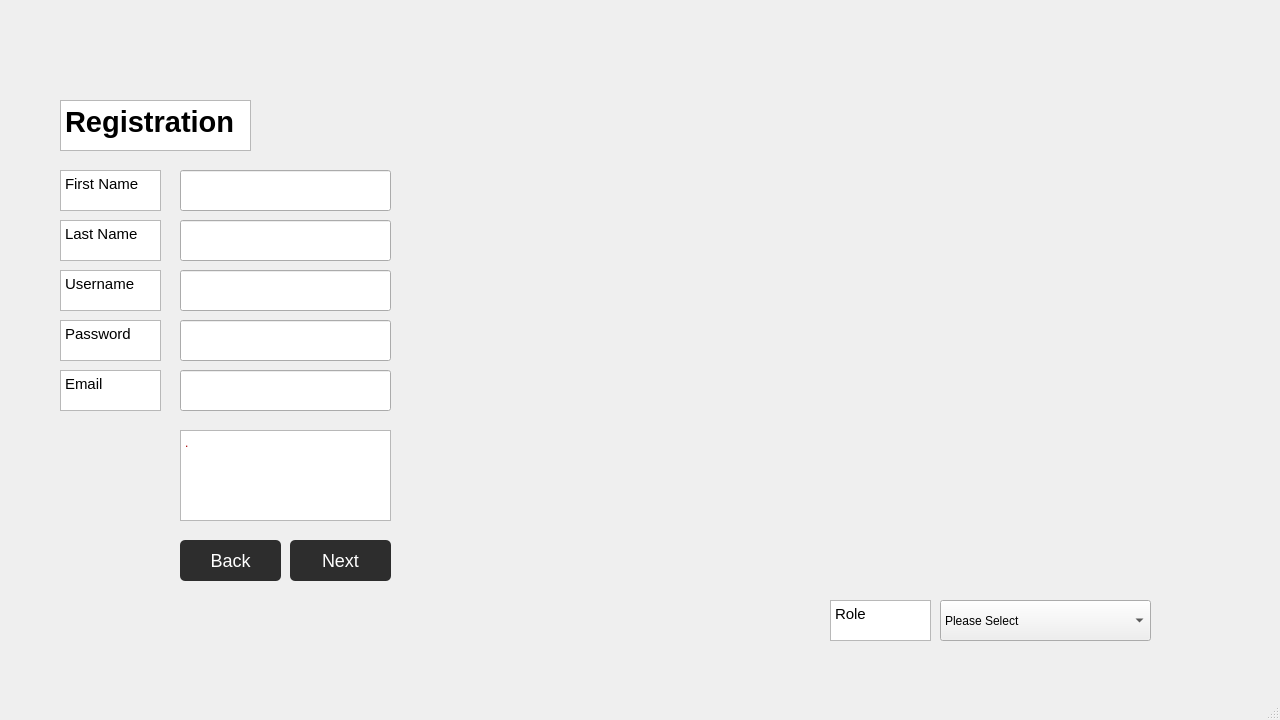
<?xml version="1.0" encoding="UTF-8"?>
<ui version="4.0">
 <class>registration_window</class>
 <widget class="QMainWindow" name="registration_window">
  <property name="geometry">
   <rect>
    <x>0</x>
    <y>0</y>
    <width>1280</width>
    <height>720</height>
   </rect>
  </property>
  <property name="minimumSize">
   <size>
    <width>1280</width>
    <height>720</height>
   </size>
  </property>
  <property name="maximumSize">
   <size>
    <width>1280</width>
    <height>720</height>
   </size>
  </property>
  <property name="windowTitle">
   <string>MainWindow</string>
  </property>
  <widget class="QWidget" name="centralwidget">
   <widget class="QTextBrowser" name="display_password">
    <property name="geometry">
     <rect>
      <x>60</x>
      <y>320</y>
      <width>101</width>
      <height>41</height>
     </rect>
    </property>
    <property name="html">
     <string>&lt;!DOCTYPE HTML PUBLIC &quot;-//W3C//DTD HTML 4.0//EN&quot; &quot;http://www.w3.org/TR/REC-html40/strict.dtd&quot;&gt;
&lt;html&gt;&lt;head&gt;&lt;meta name=&quot;qrichtext&quot; content=&quot;1&quot; /&gt;&lt;meta charset=&quot;utf-8&quot; /&gt;&lt;style type=&quot;text/css&quot;&gt;
p, li { white-space: pre-wrap; }
hr { height: 1px; border-width: 0; }
li.unchecked::marker { content: &quot;\2610&quot;; }
li.checked::marker { content: &quot;\2612&quot;; }
&lt;/style&gt;&lt;/head&gt;&lt;body style=&quot; font-family:'Segoe UI'; font-size:9pt; font-weight:400; font-style:normal;&quot;&gt;
&lt;p style=&quot; margin-top:0px; margin-bottom:0px; margin-left:0px; margin-right:0px; -qt-block-indent:0; text-indent:0px;&quot;&gt;&lt;span style=&quot; font-size:11pt;&quot;&gt;Password&lt;/span&gt;&lt;/p&gt;&lt;/body&gt;&lt;/html&gt;</string>
    </property>
   </widget>
   <widget class="QTextBrowser" name="display_registration">
    <property name="geometry">
     <rect>
      <x>60</x>
      <y>100</y>
      <width>191</width>
      <height>51</height>
     </rect>
    </property>
    <property name="html">
     <string>&lt;!DOCTYPE HTML PUBLIC &quot;-//W3C//DTD HTML 4.0//EN&quot; &quot;http://www.w3.org/TR/REC-html40/strict.dtd&quot;&gt;
&lt;html&gt;&lt;head&gt;&lt;meta name=&quot;qrichtext&quot; content=&quot;1&quot; /&gt;&lt;meta charset=&quot;utf-8&quot; /&gt;&lt;style type=&quot;text/css&quot;&gt;
p, li { white-space: pre-wrap; }
hr { height: 1px; border-width: 0; }
li.unchecked::marker { content: &quot;\2610&quot;; }
li.checked::marker { content: &quot;\2612&quot;; }
&lt;/style&gt;&lt;/head&gt;&lt;body style=&quot; font-family:'Segoe UI'; font-size:9pt; font-weight:400; font-style:normal;&quot;&gt;
&lt;p style=&quot; margin-top:0px; margin-bottom:0px; margin-left:0px; margin-right:0px; -qt-block-indent:0; text-indent:0px;&quot;&gt;&lt;span style=&quot; font-size:22pt; font-weight:700;&quot;&gt;Registration&lt;/span&gt;&lt;/p&gt;&lt;/body&gt;&lt;/html&gt;</string>
    </property>
   </widget>
   <widget class="QTextBrowser" name="display_email">
    <property name="geometry">
     <rect>
      <x>60</x>
      <y>370</y>
      <width>101</width>
      <height>41</height>
     </rect>
    </property>
    <property name="html">
     <string>&lt;!DOCTYPE HTML PUBLIC &quot;-//W3C//DTD HTML 4.0//EN&quot; &quot;http://www.w3.org/TR/REC-html40/strict.dtd&quot;&gt;
&lt;html&gt;&lt;head&gt;&lt;meta name=&quot;qrichtext&quot; content=&quot;1&quot; /&gt;&lt;meta charset=&quot;utf-8&quot; /&gt;&lt;style type=&quot;text/css&quot;&gt;
p, li { white-space: pre-wrap; }
hr { height: 1px; border-width: 0; }
li.unchecked::marker { content: &quot;\2610&quot;; }
li.checked::marker { content: &quot;\2612&quot;; }
&lt;/style&gt;&lt;/head&gt;&lt;body style=&quot; font-family:'Segoe UI'; font-size:9pt; font-weight:400; font-style:normal;&quot;&gt;
&lt;p style=&quot; margin-top:0px; margin-bottom:0px; margin-left:0px; margin-right:0px; -qt-block-indent:0; text-indent:0px;&quot;&gt;&lt;span style=&quot; font-size:11pt;&quot;&gt;Email&lt;/span&gt;&lt;/p&gt;&lt;/body&gt;&lt;/html&gt;</string>
    </property>
   </widget>
   <widget class="QTextBrowser" name="display_lastname">
    <property name="geometry">
     <rect>
      <x>60</x>
      <y>220</y>
      <width>101</width>
      <height>41</height>
     </rect>
    </property>
    <property name="html">
     <string>&lt;!DOCTYPE HTML PUBLIC &quot;-//W3C//DTD HTML 4.0//EN&quot; &quot;http://www.w3.org/TR/REC-html40/strict.dtd&quot;&gt;
&lt;html&gt;&lt;head&gt;&lt;meta name=&quot;qrichtext&quot; content=&quot;1&quot; /&gt;&lt;meta charset=&quot;utf-8&quot; /&gt;&lt;style type=&quot;text/css&quot;&gt;
p, li { white-space: pre-wrap; }
hr { height: 1px; border-width: 0; }
li.unchecked::marker { content: &quot;\2610&quot;; }
li.checked::marker { content: &quot;\2612&quot;; }
&lt;/style&gt;&lt;/head&gt;&lt;body style=&quot; font-family:'Segoe UI'; font-size:9pt; font-weight:400; font-style:normal;&quot;&gt;
&lt;p style=&quot; margin-top:0px; margin-bottom:0px; margin-left:0px; margin-right:0px; -qt-block-indent:0; text-indent:0px;&quot;&gt;&lt;span style=&quot; font-size:11pt;&quot;&gt;Last Name&lt;/span&gt;&lt;/p&gt;&lt;/body&gt;&lt;/html&gt;</string>
    </property>
   </widget>
   <widget class="QTextBrowser" name="display_firstname">
    <property name="geometry">
     <rect>
      <x>60</x>
      <y>170</y>
      <width>101</width>
      <height>41</height>
     </rect>
    </property>
    <property name="html">
     <string>&lt;!DOCTYPE HTML PUBLIC &quot;-//W3C//DTD HTML 4.0//EN&quot; &quot;http://www.w3.org/TR/REC-html40/strict.dtd&quot;&gt;
&lt;html&gt;&lt;head&gt;&lt;meta name=&quot;qrichtext&quot; content=&quot;1&quot; /&gt;&lt;meta charset=&quot;utf-8&quot; /&gt;&lt;style type=&quot;text/css&quot;&gt;
p, li { white-space: pre-wrap; }
hr { height: 1px; border-width: 0; }
li.unchecked::marker { content: &quot;\2610&quot;; }
li.checked::marker { content: &quot;\2612&quot;; }
&lt;/style&gt;&lt;/head&gt;&lt;body style=&quot; font-family:'Segoe UI'; font-size:9pt; font-weight:400; font-style:normal;&quot;&gt;
&lt;p style=&quot; margin-top:0px; margin-bottom:0px; margin-left:0px; margin-right:0px; -qt-block-indent:0; text-indent:0px;&quot;&gt;&lt;span style=&quot; font-size:11pt;&quot;&gt;First Name&lt;/span&gt;&lt;/p&gt;&lt;/body&gt;&lt;/html&gt;</string>
    </property>
   </widget>
   <widget class="QTextBrowser" name="display_username">
    <property name="geometry">
     <rect>
      <x>60</x>
      <y>270</y>
      <width>101</width>
      <height>41</height>
     </rect>
    </property>
    <property name="html">
     <string>&lt;!DOCTYPE HTML PUBLIC &quot;-//W3C//DTD HTML 4.0//EN&quot; &quot;http://www.w3.org/TR/REC-html40/strict.dtd&quot;&gt;
&lt;html&gt;&lt;head&gt;&lt;meta name=&quot;qrichtext&quot; content=&quot;1&quot; /&gt;&lt;meta charset=&quot;utf-8&quot; /&gt;&lt;style type=&quot;text/css&quot;&gt;
p, li { white-space: pre-wrap; }
hr { height: 1px; border-width: 0; }
li.unchecked::marker { content: &quot;\2610&quot;; }
li.checked::marker { content: &quot;\2612&quot;; }
&lt;/style&gt;&lt;/head&gt;&lt;body style=&quot; font-family:'Segoe UI'; font-size:9pt; font-weight:400; font-style:normal;&quot;&gt;
&lt;p style=&quot; margin-top:0px; margin-bottom:0px; margin-left:0px; margin-right:0px; -qt-block-indent:0; text-indent:0px;&quot;&gt;&lt;span style=&quot; font-size:11pt;&quot;&gt;Username&lt;/span&gt;&lt;/p&gt;&lt;/body&gt;&lt;/html&gt;</string>
    </property>
   </widget>
   <widget class="QLineEdit" name="input_firstname">
    <property name="geometry">
     <rect>
      <x>180</x>
      <y>170</y>
      <width>211</width>
      <height>41</height>
     </rect>
    </property>
    <property name="text">
     <string/>
    </property>
   </widget>
   <widget class="QLineEdit" name="input_lastname">
    <property name="geometry">
     <rect>
      <x>180</x>
      <y>220</y>
      <width>211</width>
      <height>41</height>
     </rect>
    </property>
   </widget>
   <widget class="QLineEdit" name="input_username">
    <property name="geometry">
     <rect>
      <x>180</x>
      <y>270</y>
      <width>211</width>
      <height>41</height>
     </rect>
    </property>
   </widget>
   <widget class="QLineEdit" name="input_password">
    <property name="geometry">
     <rect>
      <x>180</x>
      <y>320</y>
      <width>211</width>
      <height>41</height>
     </rect>
    </property>
   </widget>
   <widget class="QLineEdit" name="input_email">
    <property name="geometry">
     <rect>
      <x>180</x>
      <y>370</y>
      <width>211</width>
      <height>41</height>
     </rect>
    </property>
   </widget>
   <widget class="QPushButton" name="back">
    <property name="geometry">
     <rect>
      <x>180</x>
      <y>540</y>
      <width>101</width>
      <height>41</height>
     </rect>
    </property>
    <property name="styleSheet">
     <string notr="true">QPushButton {
    background-color: #2D2D2D; /* Dark grey background */
    color: white; /* White text */
    border-radius: 5px; /* Rounded corners */
    padding: 10px 20px; /* Padding around text */
    font-size: 18px; /* Font size */
    border: none; /* No border */
    text-align: center; /* Center text */
    text-decoration: none; /* No text decoration */
    display: inline-block; /* Display as inline-block */
    transition: all 0.3s; /* Smooth transition for hover effects */
    cursor: pointer; /* Show hand cursor on hover */
}

QPushButton:hover {
    background-color: #3A3A3A; /* Slightly lighter grey on hover */
    box-shadow: 0 4px 8px 0 rgba(0,0,0,0.2); /* Subtle shadow effect on hover */
}

QPushButton:pressed {
    background-color: #1A1A1A; /* Even lighter grey for pressed state */
}
</string>
    </property>
    <property name="text">
     <string>Back</string>
    </property>
   </widget>
   <widget class="QPushButton" name="next">
    <property name="geometry">
     <rect>
      <x>290</x>
      <y>540</y>
      <width>101</width>
      <height>41</height>
     </rect>
    </property>
    <property name="styleSheet">
     <string notr="true">QPushButton {
    background-color: #2D2D2D; /* Dark grey background */
    color: white; /* White text */
    border-radius: 5px; /* Rounded corners */
    padding: 10px 20px; /* Padding around text */
    font-size: 18px; /* Font size */
    border: none; /* No border */
    text-align: center; /* Center text */
    text-decoration: none; /* No text decoration */
    display: inline-block; /* Display as inline-block */
    transition: all 0.3s; /* Smooth transition for hover effects */
    cursor: pointer; /* Show hand cursor on hover */
}

QPushButton:hover {
    background-color: #3A3A3A; /* Slightly lighter grey on hover */
    box-shadow: 0 4px 8px 0 rgba(0,0,0,0.2); /* Subtle shadow effect on hover */
}

QPushButton:pressed {
    background-color: #1A1A1A; /* Even lighter grey for pressed state */
}
</string>
    </property>
    <property name="text">
     <string>Next</string>
    </property>
   </widget>
   <widget class="QTextBrowser" name="display_error">
    <property name="geometry">
     <rect>
      <x>180</x>
      <y>430</y>
      <width>211</width>
      <height>91</height>
     </rect>
    </property>
    <property name="html">
     <string>&lt;!DOCTYPE HTML PUBLIC &quot;-//W3C//DTD HTML 4.0//EN&quot; &quot;http://www.w3.org/TR/REC-html40/strict.dtd&quot;&gt;
&lt;html&gt;&lt;head&gt;&lt;meta name=&quot;qrichtext&quot; content=&quot;1&quot; /&gt;&lt;meta charset=&quot;utf-8&quot; /&gt;&lt;style type=&quot;text/css&quot;&gt;
p, li { white-space: pre-wrap; }
hr { height: 1px; border-width: 0; }
li.unchecked::marker { content: &quot;\2610&quot;; }
li.checked::marker { content: &quot;\2612&quot;; }
&lt;/style&gt;&lt;/head&gt;&lt;body style=&quot; font-family:'Segoe UI'; font-size:9pt; font-weight:400; font-style:normal;&quot;&gt;
&lt;p style=&quot; margin-top:0px; margin-bottom:0px; margin-left:0px; margin-right:0px; -qt-block-indent:0; text-indent:0px;&quot;&gt;&lt;span style=&quot; color:#aa0000;&quot;&gt;.&lt;/span&gt;&lt;span style=&quot; font-size:10pt;&quot;&gt;    &lt;/span&gt;&lt;/p&gt;
&lt;p style=&quot;-qt-paragraph-type:empty; margin-top:0px; margin-bottom:0px; margin-left:0px; margin-right:0px; -qt-block-indent:0; text-indent:0px; font-size:10pt;&quot;&gt;&lt;br /&gt;&lt;/p&gt;&lt;/body&gt;&lt;/html&gt;</string>
    </property>
   </widget>
   <widget class="QTextBrowser" name="display_role">
    <property name="geometry">
     <rect>
      <x>830</x>
      <y>600</y>
      <width>101</width>
      <height>41</height>
     </rect>
    </property>
    <property name="html">
     <string>&lt;!DOCTYPE HTML PUBLIC &quot;-//W3C//DTD HTML 4.0//EN&quot; &quot;http://www.w3.org/TR/REC-html40/strict.dtd&quot;&gt;
&lt;html&gt;&lt;head&gt;&lt;meta name=&quot;qrichtext&quot; content=&quot;1&quot; /&gt;&lt;meta charset=&quot;utf-8&quot; /&gt;&lt;style type=&quot;text/css&quot;&gt;
p, li { white-space: pre-wrap; }
hr { height: 1px; border-width: 0; }
li.unchecked::marker { content: &quot;\2610&quot;; }
li.checked::marker { content: &quot;\2612&quot;; }
&lt;/style&gt;&lt;/head&gt;&lt;body style=&quot; font-family:'Segoe UI'; font-size:9pt; font-weight:400; font-style:normal;&quot;&gt;
&lt;p style=&quot; margin-top:0px; margin-bottom:0px; margin-left:0px; margin-right:0px; -qt-block-indent:0; text-indent:0px;&quot;&gt;&lt;span style=&quot; font-size:11pt;&quot;&gt;Role&lt;/span&gt;&lt;/p&gt;&lt;/body&gt;&lt;/html&gt;</string>
    </property>
   </widget>
   <widget class="QComboBox" name="comboBox_role">
    <property name="geometry">
     <rect>
      <x>940</x>
      <y>600</y>
      <width>211</width>
      <height>41</height>
     </rect>
    </property>
    <item>
     <property name="text">
      <string>Please Select</string>
     </property>
    </item>
    <item>
     <property name="text">
      <string>Product Owner</string>
     </property>
    </item>
    <item>
     <property name="text">
      <string>Scrum Master</string>
     </property>
    </item>
    <item>
     <property name="text">
      <string>Team</string>
     </property>
    </item>
   </widget>
   <widget class="QLabel" name="bg_main">
    <property name="geometry">
     <rect>
      <x>0</x>
      <y>0</y>
      <width>1281</width>
      <height>691</height>
     </rect>
    </property>
    <property name="text">
     <string/>
    </property>
   </widget>
   <zorder>bg_main</zorder>
   <zorder>display_password</zorder>
   <zorder>display_registration</zorder>
   <zorder>display_email</zorder>
   <zorder>display_lastname</zorder>
   <zorder>display_firstname</zorder>
   <zorder>display_username</zorder>
   <zorder>input_firstname</zorder>
   <zorder>input_lastname</zorder>
   <zorder>input_username</zorder>
   <zorder>input_password</zorder>
   <zorder>input_email</zorder>
   <zorder>back</zorder>
   <zorder>next</zorder>
   <zorder>display_error</zorder>
   <zorder>display_role</zorder>
   <zorder>comboBox_role</zorder>
  </widget>
  <widget class="QMenuBar" name="menubar">
   <property name="geometry">
    <rect>
     <x>0</x>
     <y>0</y>
     <width>1280</width>
     <height>26</height>
    </rect>
   </property>
  </widget>
  <widget class="QStatusBar" name="statusbar"/>
 </widget>
 <resources/>
 <connections/>
</ui>
